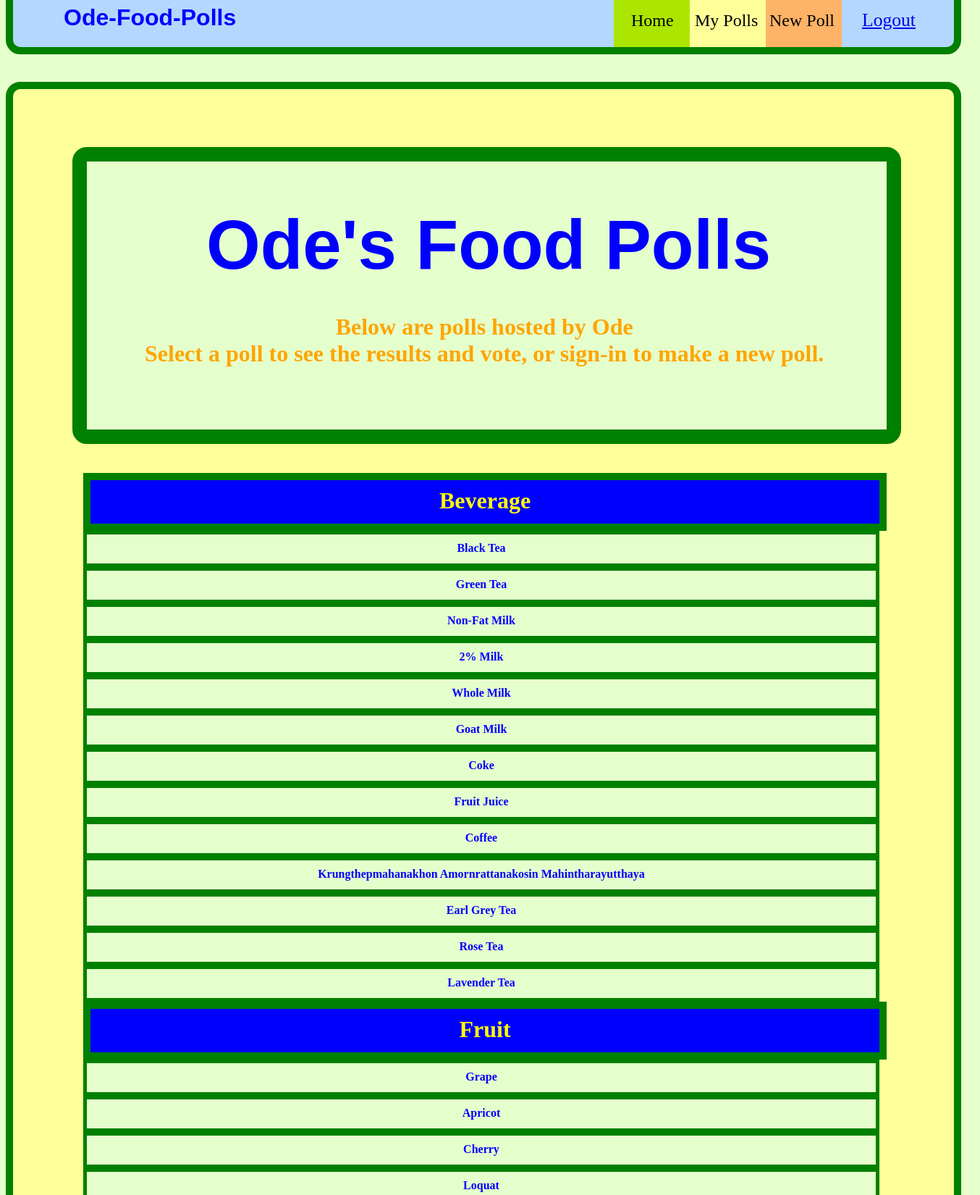
/LoggedIn.php (upper part), run on the app's committed database.
### tables this page shows
CREATE TABLE `food_list` (
  `id` int(50) NOT NULL,
  `category` varchar(250) NOT NULL,
  `foodname` varchar(250) NOT NULL,
  `serving_standard` varchar(300) NOT NULL,
  `serving_sizes` varchar(370) NOT NULL,
  `actual_serving_count` varchar(300) NOT NULL,
  `saved` varchar(300) NOT NULL,
  `usermade` varchar(73) NOT NULL,
  `creator_username` varchar(370) NOT NULL
);

### LoggedIn.php (the view, shortened to what this page needs)
<head>
     <link rel='stylesheet' type='text/css' href='stylesheet.css?<?php echo time(); ?>' />
</head>
<?php
     echo '<a id="twitterbtnsignout" href="TwitterLogout.php">Logout</a>';
      echo "<link rel='stylesheet' type='text/css' href='stylesheet.css?<?php echo time(); ?>' />";
?>
 <?php
    $servername = $cleardb_server;
    $username = $cleardb_username;
    $password = $cleardb_password;
    $database = $cleardb_db;
    $dbport = 3306;
    $conn = new mysqli($servername, $username, $password, $database, $dbport);
?>
<div id='upper-div'><h1 id='upper-div-title'>Ode-Food-Polls</h1><div id='home-div-in' class='block'><span class='block-span'>Home</span></div><div id='mypolls' class='block'><span id='mypolls-span' class='block-span'><center>My Polls</center></span><</div><div id='newpoll' class='block'><span id='newpoll-span' class='block-span'>New Poll</span><</div></div>
     <div id='main-div'><div id='main-div-title'><span id='main-title-span'>Ode's Food Polls</span><span id='main-descrpt-span'>Below are polls hosted by Ode<br>Select a poll to see the results and vote, or sign-in to make a new poll.</span></div>
     <div id='central-div'>
       <?php
             $sql = "SELECT * FROM food_list ORDER BY category ASC";
            $result = $conn->query($sql);
            $cur_category=array("Beverage");
            echo "<div class='ingre-type'><span class='ingre-name'>Beverage</span></div>";
            $bigrow_count=1;
            if ($result->num_rows > 0) {
                while($row = $result->fetch_assoc()) {
                    if(!in_array($row["category"], $cur_category)){
                        $bigrow_count+=1;
                        array_push($cur_category, $row["category"]);
                        echo "<div class='ingre-type'><span class='ingre-name'>".
                        $cur_category[$bigrow_count-1]."</span></div>";
                    }
                    echo "<div id='div-".$row["id"]."' class='ingredients'><span class='ingre-name'>". $row["foodname"]."</span></div>";
                }
            } else {
                echo "0 results";
            }
       ?>
     </div>
     </div>

### stylesheet.css (style rules this page uses)
#upper-div { margin: auto; border: 10px solid green; border-radius: 20px; height: 80px; width: 1300px; background-color: #b3d7ff; position: absolute; top:-25px; z-index: 3; }
#twitterbtnsignout { position: relative; top: 5px; left: 560px; font-size: 1.6em; z-index: 7; pointer-events:auto; }
#upper-div-title { color: blue; font-family: Arial; font-weight: 900; position: absolute; left: 70px; }
#main-div { border: 10px solid green; border-radius: 20px; background-color: #ffff99; position: relative; margin: auto; top: 45px; height: 7000px; width: 1300px; }
#main-div-title { border: 20px solid green; border-radius: 20px; background-color: #e5ffcc; position: absolute; top: 80px; width: 85%; height: 370px; z-index: 3; left: 82px; text-align: center; }
#main-title-span { color: blue; position:absolute; font-weight: bolder; font-family: Arial; font-size: 6em; top: 60px; left: 165px; }
#main-descrpt-span { color: orange; font-weight: bolder; font-size: 2em; position: absolute; top: 210px; left: 80px; }
#central-div { position: absolute; top: 530px; left: 97px; }
.ingredients { border: 5px solid green; height:40px; width: 1090px; background-color: #e5ffcc; text-align: center; font-size: 1em; font-weight: bolder; color: blue; }
.ingre-type { border: 10px solid green;; height:60px; width: 1090px; background-color: blue; text-align: center; font-size: 2em; font-weight: bolder; color: yellow; }
.ingre-name { display: inline-block; margin-top: 10px; }
.block-span { position:absolute; top: 30px; left: 24px; font-size: 1.5em; }
.block { width: 105px; height: 80px; }
#home-div-in { position: absolute; background-color: #e5ffcc; left: 830px; }
#mypolls { position: absolute; left: 935px; background-color: #ffff99; pointer-events: auto; }
#mypolls-span { position: absolute; left: 7px; }
#newpoll { position: absolute; left: 1040px; background-color: #ffb366; pointer-events: auto; }
#newpoll-span { position: absolute; left: 5px; }

### data on the page
food_list: foodname "Black Tea"
food_list: foodname "Green Tea"
food_list: foodname "Non-Fat Milk"
food_list: foodname "2% Milk"
food_list: foodname "Whole Milk"
food_list: foodname "Goat Milk"
food_list: foodname "Coke"
food_list: foodname "Fruit Juice"
food_list: foodname "Coffee"
food_list: foodname "Krungthepmahanakhon Amornrattanakosin Mahintharayutthaya"
food_list: foodname "Earl Grey Tea"
food_list: foodname "Rose Tea"
food_list: foodname "Lavender Tea"
food_list: bigrow_count "Fruit", foodname "Grape"
food_list: foodname "Apricot"
food_list: foodname "Cherry"
food_list: foodname "Loquat"
